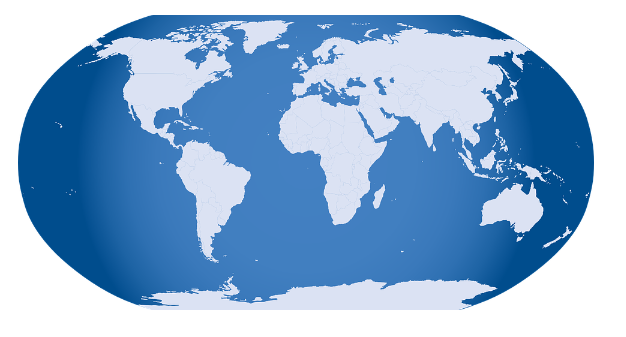
#> input picture 영상처리 튜토리얼/images/earth.PNG, 626 x 337 px, found by its file name
$ python 17.contour.py   (older library calls are emulated)
#> lines starting #> are read from the running program, lines starting #| are printed output that depends on the picture; after the words box and inside, x2 and y2 are one past the last pixel; in counts of white or black regions, pixels touching at a corner belong together
import numpy as np
import cv2

def contour():
    img = cv2.imread('images/earth.png')
#> img is the input picture: shape (337, 626, 3); mean B, G, R 212, 176.6, 142.1
    imgray = cv2.cvtColor(img,cv2.COLOR_BGR2GRAY)
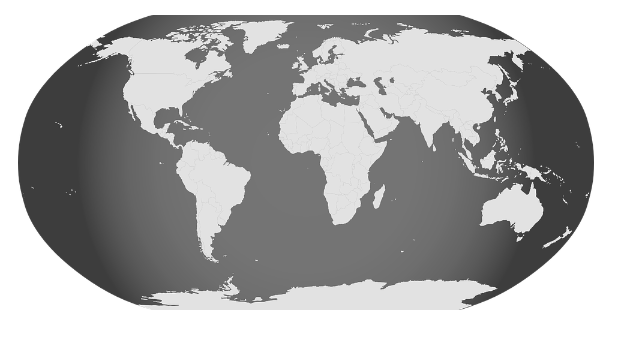
#> imgray: shape (337, 626); min 41, max 255, mean 170.3

    ret,thr = cv2.threshold(imgray,127,255,0)
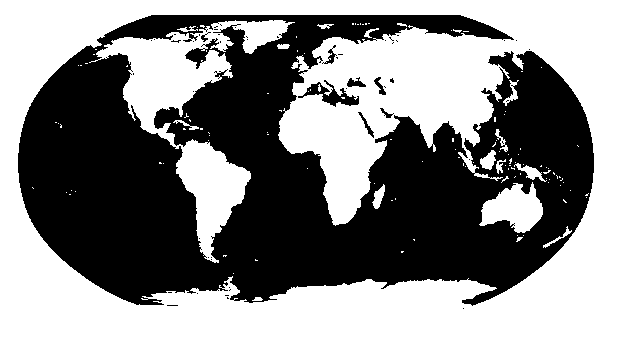
#> thr: shape (337, 626); 52.1% white; 53 black regions (45 under 20 px)
    _,contours,_=cv2.findContours(thr,cv2.RETR_TREE,cv2.CHAIN_APPROX_SIMPLE)
#> contours = 237 contours, 209 with area under 20; largest, box (x1, y1, x2, y2) and area: (0, 0, 626, 337) 210000, (17, 14, 595, 307) 117936, (89, 20, 295, 263) 12251, (479, 182, 543, 233) 1872, (297, 79, 360, 108) 702

    cv2.drawContours(img,contours,-1,(0,0,255),1)
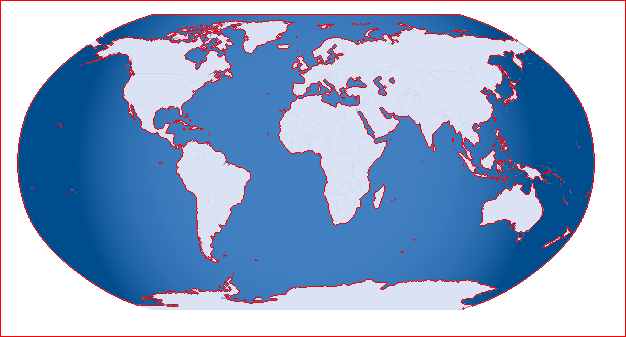
#> img: shape (337, 626, 3); 3.96% of pixels changed, all inside (x1, y1, x2, y2) = (0, 0, 626, 337)
    cv2.imshow('thrsh',thr)
    cv2.imshow('contour',img)

    cv2.waitKey(0)
    cv2.destroyAllWindows()

contour()
